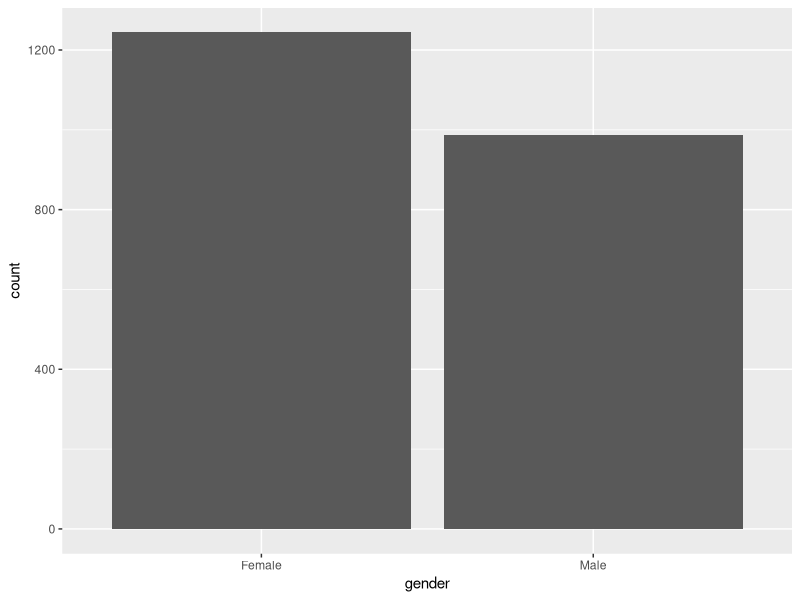
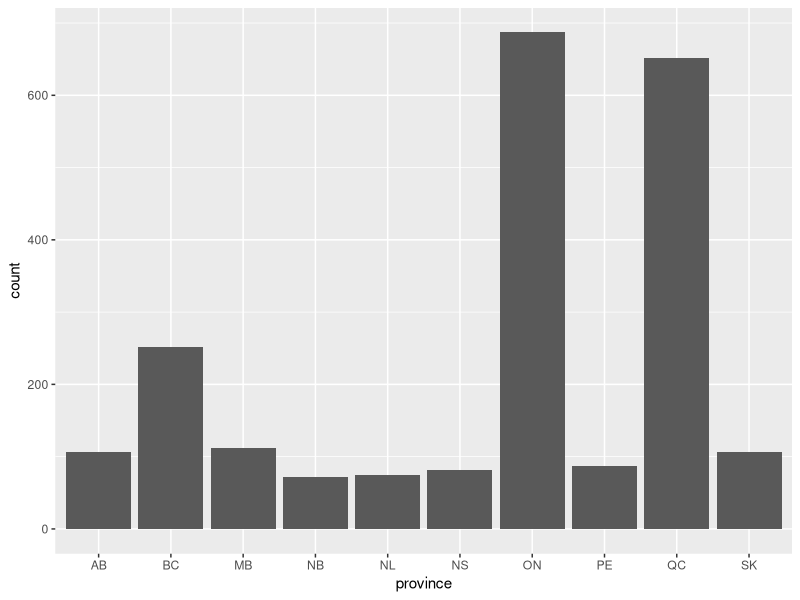
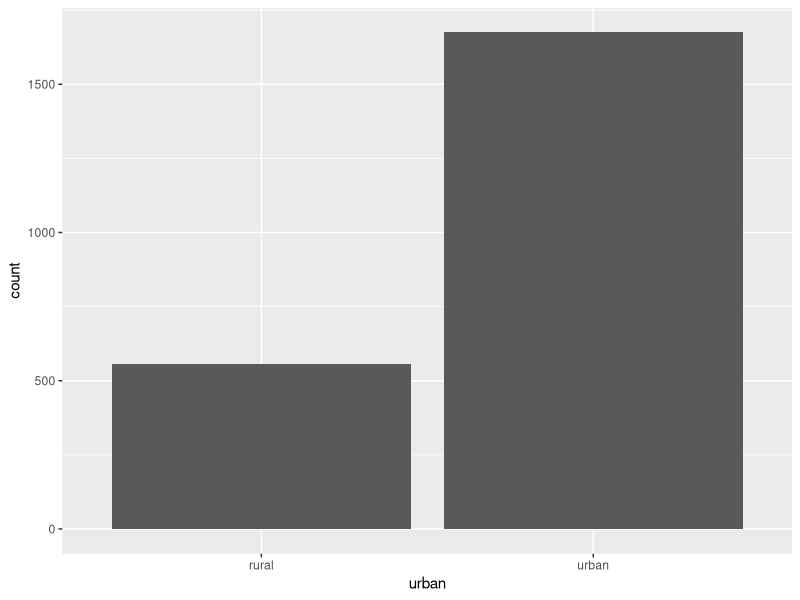
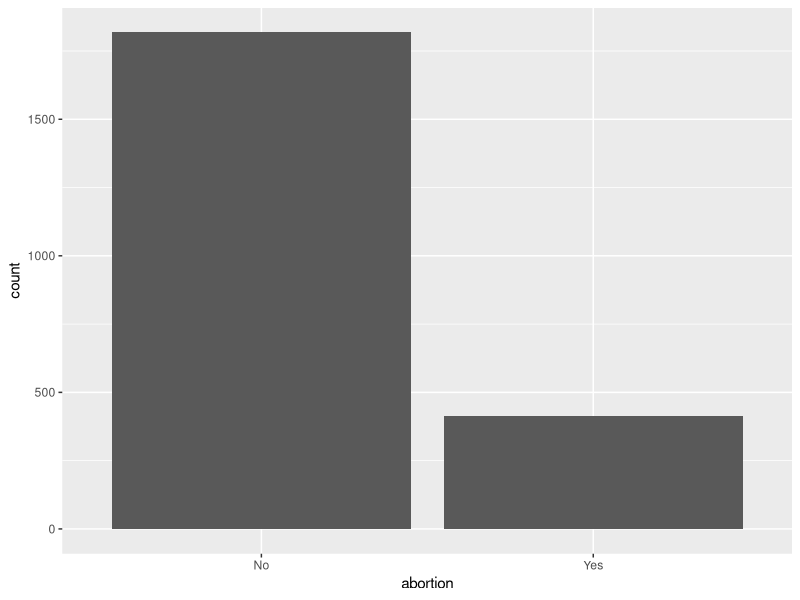
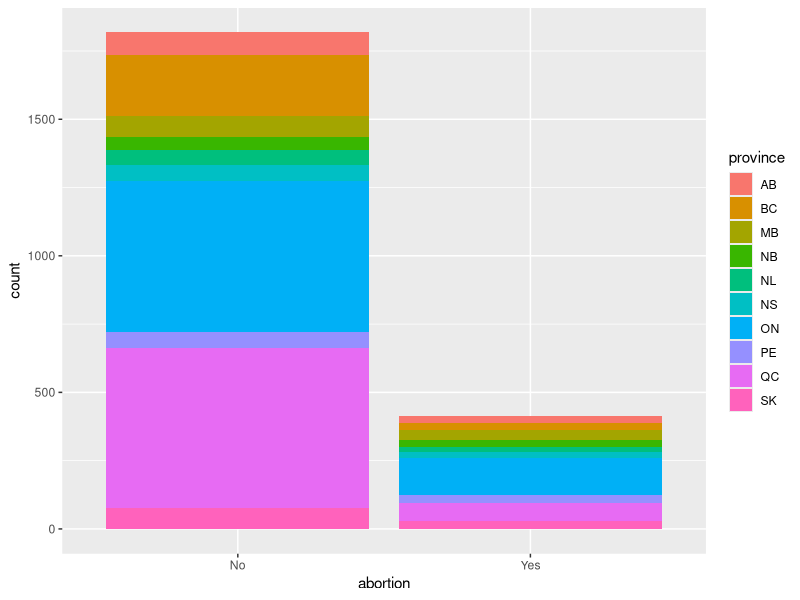
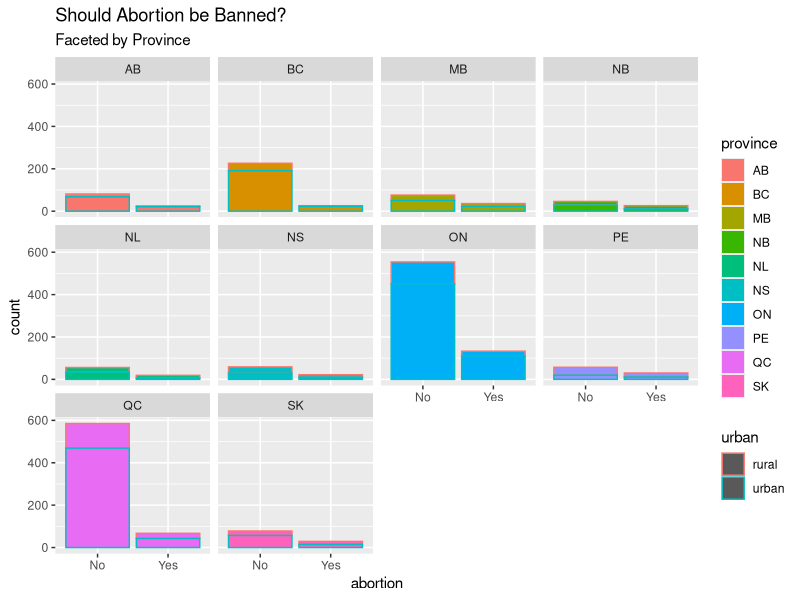
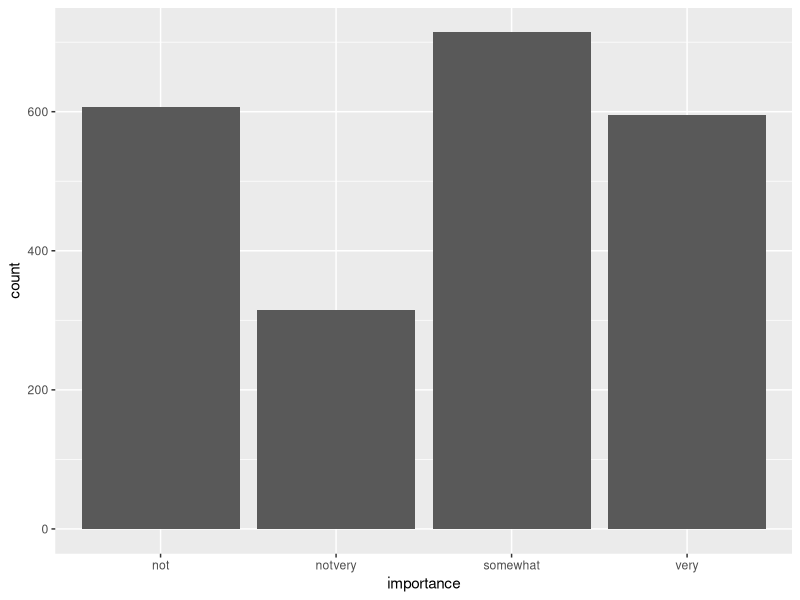
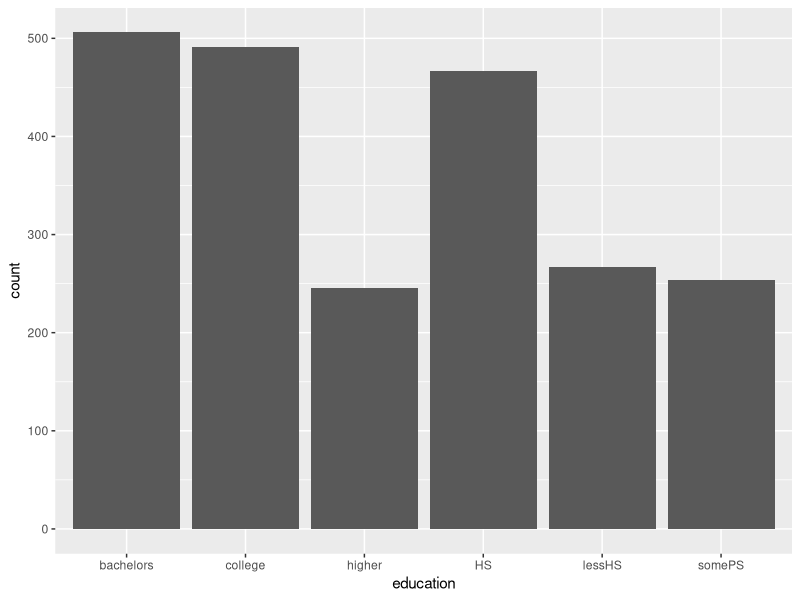

Here is the R script that generated these plots, in order:
## ---- chunk 1
library(carData)
library(tidyverse)
data(CES11)
## ---- chunk 2
CES11 %>%
  count(gender)
## ---- chunk 3
CES11 %>%
  ggplot(aes(x = gender)) +
  geom_bar()
## ---- chunk 4
CES11 %>%
  count(province)
## ---- chunk 5
CES11 %>%
  ggplot(aes(x = province)) +
  geom_bar()
## ---- chunk 6
CES11 %>%
  ggplot(aes(x = urban)) +
  geom_bar()
## ---- chunk 7
CES11 %>% 
  count(abortion)
## ---- chunk 8
CES11 %>%
  ggplot(aes(x = abortion)) +
  geom_bar()
## ---- chunk 9
CES11 %>%
  ggplot(aes(x = abortion, fill = province)) +
  geom_bar()
## ---- chunk 10
CES11 %>%
  ggplot(aes(x = abortion, fill = province, color = urban)) +
  geom_bar() +
  facet_wrap(~ province) +
  labs(title = "Should Abortion be Banned?",
       subtitle = "Faceted by Province",
       color = "urban")
## ---- chunk 11
CES11 %>%
  count(importance)
## ---- chunk 12
CES11 %>%
  ggplot(aes(x = importance))+
  geom_bar()
## ---- chunk 13
CES11 %>%
  count(education)
## ---- chunk 14
CES11 %>%
  ggplot(aes(x = education))+
  geom_bar()
## ---- chunk 15
CES11_ON <- CES11 %>%
  filter(province == "ON")
## ---- chunk 16
CES11_ON %>%
  count(abortion)
## ---- chunk 17
CES11_ON %>%
  ggplot(aes(x = abortion)) +
  geom_bar()
## ---- chunk 18
CES11_BC <- CES11 %>%
  filter(province == "BC")
## ---- chunk 19
CES11_BC %>%
  count(abortion)
## ---- chunk 20
CES11_BC %>%
  ggplot(aes(x = abortion)) +
  geom_bar()
## ---- chunk 21
CES11_ON %>%
  ggplot(aes(x = abortion, fill = education)) +
  geom_bar()
  
## ---- chunk 22
CES11_BC %>%
  ggplot(aes(x = abortion, fill = education)) +
  geom_bar()
## ---- chunk 23
CES11_ON %>%
  ggplot(aes(x = abortion, fill = importance)) +
  geom_bar()
## ---- chunk 24
CES11_BC %>%
  ggplot(aes(x = abortion, fill = importance)) +
  geom_bar()
